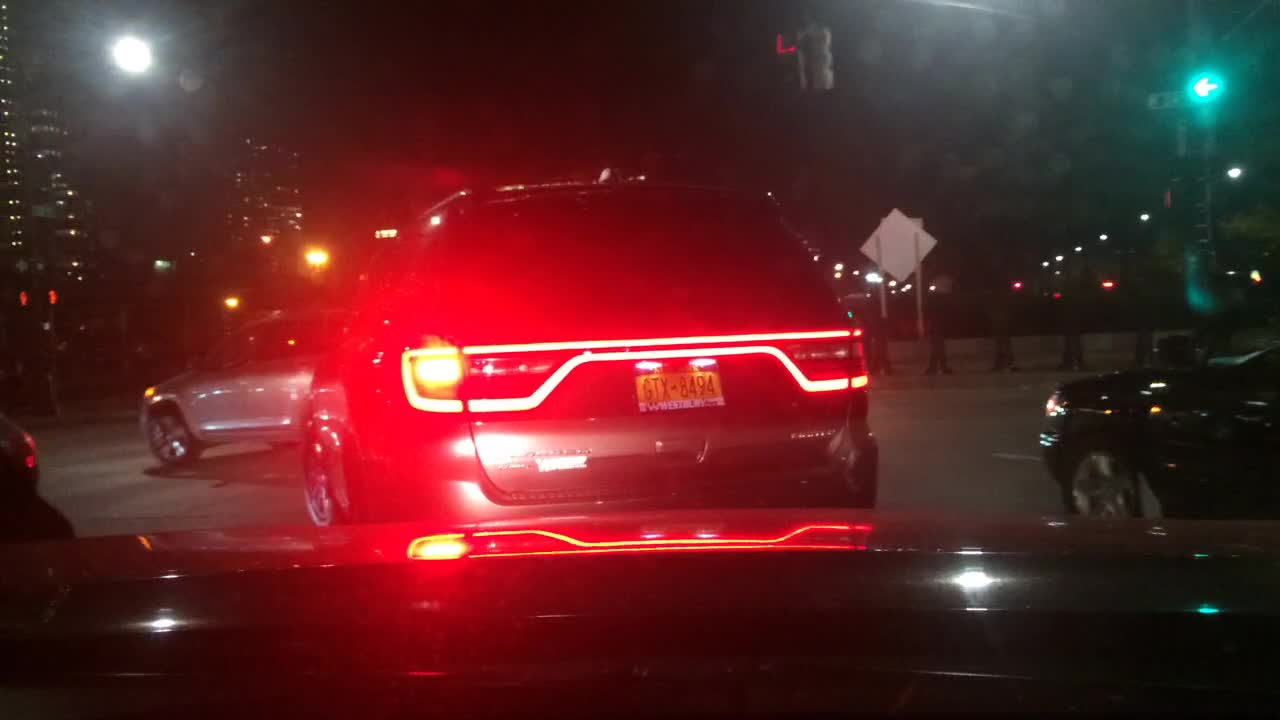
#> input picture dataset/Enhancement_only/img (1).jpg, 1280 x 720 px, given in place of the camera
$ python pc_pipeline.py
#> lines starting #> are read from the running program, lines starting #| are printed output that depends on the picture; after the words box and inside, x2 and y2 are one past the last pixel; in counts of white or black regions, pixels touching at a corner belong together
import cv2
import numpy as np

# ================================
# ENHANCEMENT FUNCTIONS
# ================================

def estimate_illumination(V):
    return cv2.GaussianBlur(V, (31, 31), 0)

def adaptive_enhance(V, illum):
    V = V.astype(np.float32)

    mean_v = np.mean(V)
    darkness_factor = 1 - (mean_v / 255.0)

    c = darkness_factor * 40  # tuned

    V_out = (V * (255 + c)) / (np.maximum(illum, V) + c)
    return np.clip(V_out, 0, 255).astype(np.uint8)

def smooth(img):
    return cv2.bilateralFilter(img, 5, 30, 30)

def sharpen(img):
    blur = cv2.GaussianBlur(img, (0,0), 1.0)
    return cv2.addWeighted(img, 1.5, blur, -0.5, 0)

# ================================
# CAMERA
# ================================
cap = cv2.VideoCapture(1, cv2.CAP_DSHOW)

cap.set(cv2.CAP_PROP_FRAME_WIDTH, 640)
cap.set(cv2.CAP_PROP_FRAME_HEIGHT, 480)

while True:
    ret, frame = cap.read()
#> frame is the input picture: shape (720, 1280, 3); mean B, G, R 37.2, 36.2, 90.3
    if not ret:
        break

    frame = cv2.resize(frame, (640, 480))
#> frame: shape (480, 640, 3)

    # ==================================
    # STEP 1: ENHANCEMENT
    # ==================================
    hsv = cv2.cvtColor(frame, cv2.COLOR_BGR2HSV)
#> hsv: shape (480, 640, 3); mean H, S, V 75.9, 159.6, 93.7
    H, S, V = cv2.split(hsv)

    illum = estimate_illumination(V)
#> in estimate_illumination, `return cv2.GaussianBlur(V, (31, 31), 0)`:
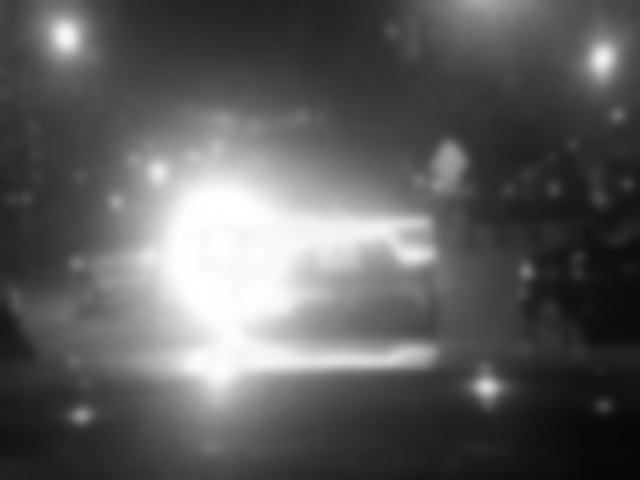
#> returned value: shape (480, 640); min 6, max 255, mean 93.7
    V_enhanced = adaptive_enhance(V, illum)
#> in adaptive_enhance, `mean_v = np.mean(V)`: mean_v = 93.68
#> in adaptive_enhance, `darkness_factor = 1 - (mean_v / 255.0)`: darkness_factor = 0.633
#> in adaptive_enhance, `c = darkness_factor * 40`: c = 25.31

    hsv_enhanced = cv2.merge([H, S, V_enhanced])
#> hsv_enhanced: shape (480, 640, 3); mean H, S, V 75.9, 159.6, 197.3
    enhanced = cv2.cvtColor(hsv_enhanced, cv2.COLOR_HSV2BGR)
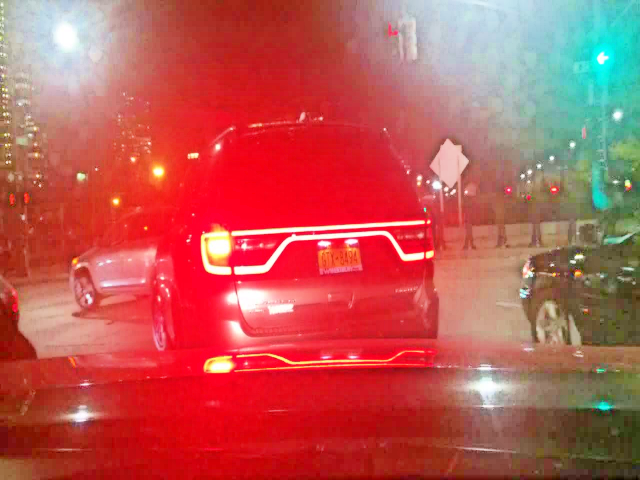
#> enhanced: shape (480, 640, 3); mean B, G, R 83.3, 87.5, 189

    enhanced = smooth(enhanced)
    enhanced = sharpen(enhanced)

    # ==================================
    # STEP 2: LANE DETECTION (ON ENHANCED)
    # ==================================
    lane_image = np.copy(enhanced)

    gray = cv2.cvtColor(lane_image, cv2.COLOR_BGR2GRAY)
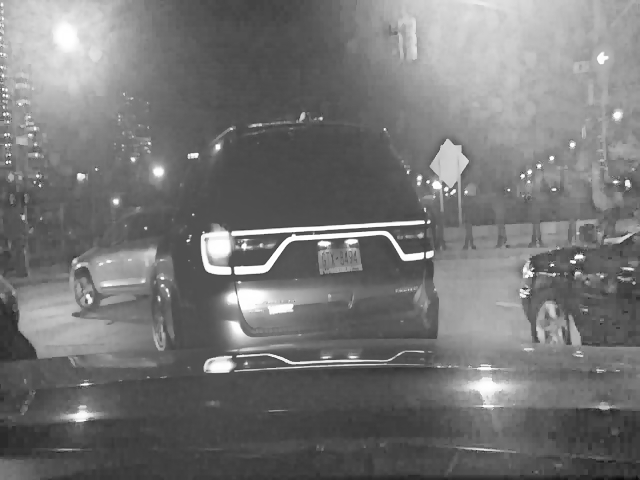
#> gray: shape (480, 640); min 11, max 255, mean 117.3
    blur = cv2.GaussianBlur(gray, (5, 5), 0)
#> blur: shape (480, 640)

    edges_gray = cv2.Canny(gray, 50, 150)
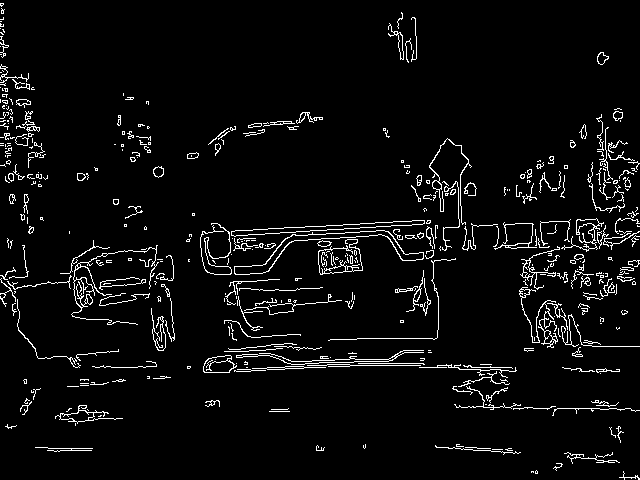
#> edges_gray: shape (480, 640); 4.6% white in thin lines or dots
    edges_blur = cv2.Canny(blur, 50, 150)
#> edges_blur: shape (480, 640); 3% white in thin lines or dots
    edges = cv2.bitwise_or(edges_gray, edges_blur)
#> edges: shape (480, 640); 5.3% white in thin lines or dots

    # ROI
    height, width = edges.shape
    mask = np.zeros_like(edges)

    polygon = np.array([[
        (int(0.1 * width), height),
        (int(0.9 * width), height),
        (int(0.6 * width), int(0.6 * height)),
        (int(0.4 * width), int(0.6 * height))
    ]])

    cv2.fillPoly(mask, polygon, 255)
#> mask: shape (480, 640); 20% white; 1 white region, box (x1, y1, x2, y2) and area: (65, 288, 576, 480) 61440
    cropped = cv2.bitwise_and(edges, mask)
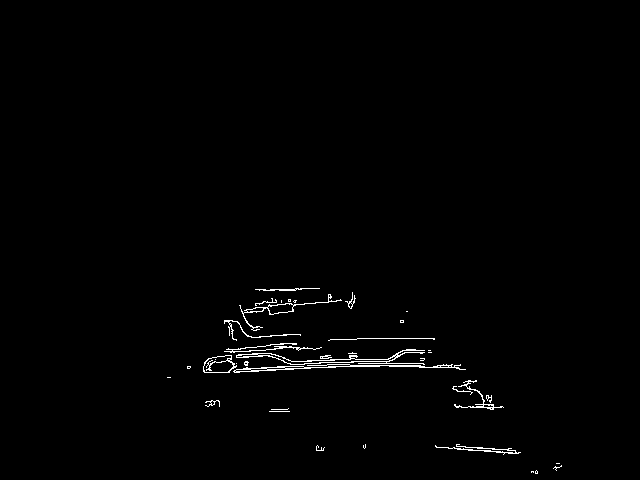
#> cropped: shape (480, 640); 0.94% white in thin lines or dots, all inside (x1, y1, x2, y2) = (167, 288, 562, 474)

    # HOUGH
    lines = cv2.HoughLinesP(
        cropped,
        2,
        np.pi / 180,
        80,
        minLineLength=40,
        maxLineGap=5
    )
#> lines = [[350, 365, 420, 365], [344, 359, 394, 359], [329, 366, 379, 366], [259, 290, 301, 289], [476, 450, 516, 453]]

    left_fit = []
    right_fit = []

    if lines is not None:
        for line in lines:
            x1, y1, x2, y2 = line.reshape(4)

            length = np.sqrt((x2 - x1)**2 + (y2 - y1)**2)
            if length < 50:
                continue

            slope, intercept = np.polyfit((x1, x2), (y1, y2), 1)

            if abs(slope) < 0.5:
                continue

            if slope < 0:
                left_fit.append((slope, intercept))
            else:
                right_fit.append((slope, intercept))
#> this loop made 5 passes
#> (x1, y1, x2, y2, length, slope, intercept) on passes 1 to 3: (350, 365, 420, 365, 70, -3.36e-16, 365), (344, 359, 394, 359, 50, -4.63e-16, 359), (329, 366, 379, 366, 50, -9.91e-16, 366)
#> after the loop, left_fit = []; right_fit = []

    left_avg = np.mean(left_fit, axis=0) if len(left_fit) > 0 else None
#> left_avg = None
    right_avg = np.mean(right_fit, axis=0) if len(right_fit) > 0 else None
#> right_avg = None

    def make_coordinates(image, line_params):
        if line_params is None:
            return None

        slope, intercept = line_params
        y1 = image.shape[0]
        y2 = int(y1 * 0.6)

        x1 = int((y1 - intercept) / slope)
        x2 = int((y2 - intercept) / slope)

        return [x1, y1, x2, y2]

    left_line = make_coordinates(enhanced, left_avg)
    right_line = make_coordinates(enhanced, right_avg)

    line_img = np.zeros_like(enhanced)

    if left_line is not None:
        cv2.line(line_img,
                 (left_line[0], left_line[1]),
                 (left_line[2], left_line[3]),
                 (255, 0, 0), 8)

    if right_line is not None:
        cv2.line(line_img,
                 (right_line[0], right_line[1]),
                 (right_line[2], right_line[3]),
                 (255, 0, 0), 8)

    final_lane = cv2.addWeighted(enhanced, 0.8, line_img, 1, 1)

    # ==================================
    # DISPLAY
    # ==================================
    cv2.putText(frame, "Original", (20, 40),
                cv2.FONT_HERSHEY_SIMPLEX, 1, (0,255,0), 2)

    cv2.putText(final_lane, "Enhanced + Lane", (20, 40),
                cv2.FONT_HERSHEY_SIMPLEX, 1, (0,255,0), 2)
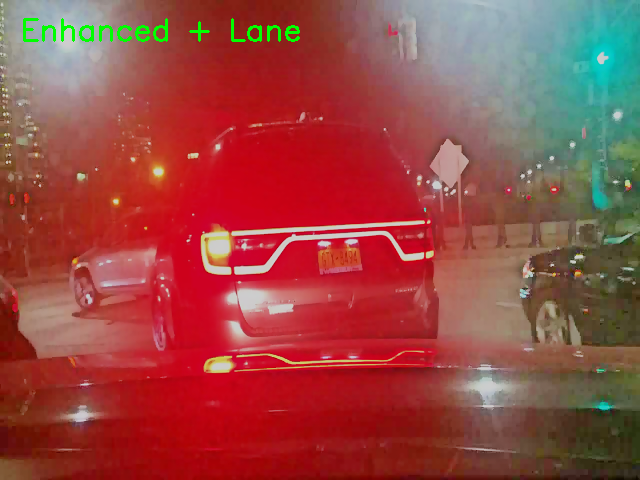
#> final_lane: shape (480, 640, 3); mean B, G, R 67.1, 71.8, 151.3

    combined = np.hstack((frame, final_lane))
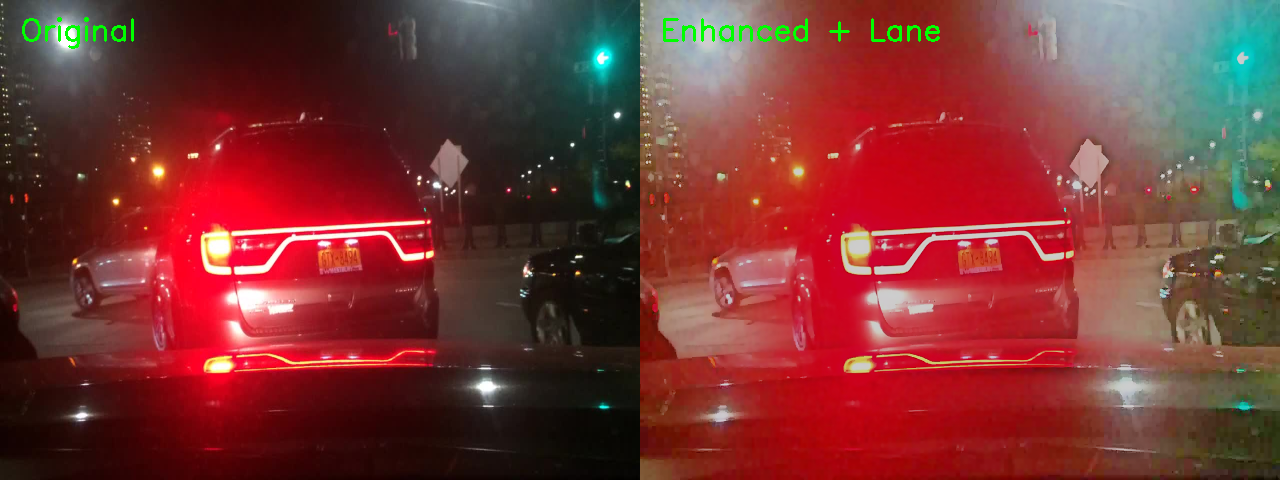
#> combined: shape (480, 1280, 3); mean B, G, R 52, 54.2, 120.6

    cv2.imshow("Final Pipeline", combined)

    if cv2.waitKey(1) & 0xFF == ord('q'):
#> (key q is pressed here)
        break

cap.release()
cv2.destroyAllWindows()

$ run again, on dataset/Enhancement_only/img (10).jpg
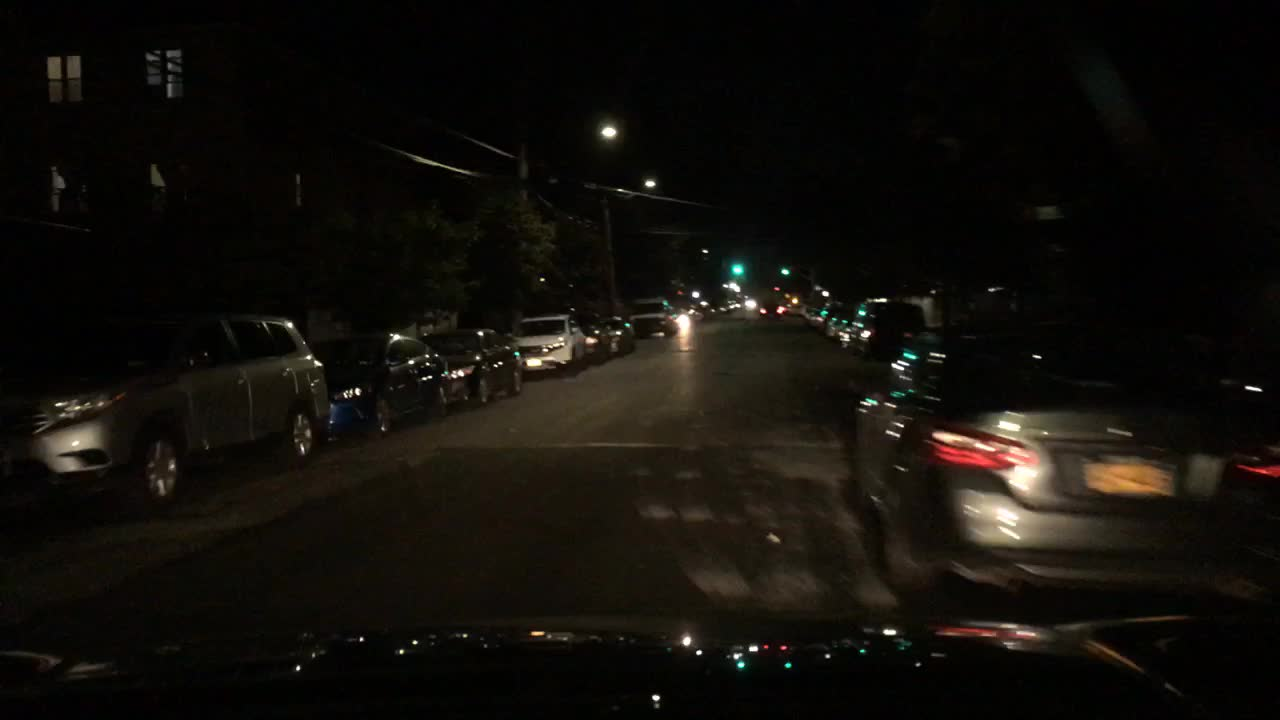
#> input picture dataset/Enhancement_only/img (10).jpg, 1280 x 720 px, given in place of the camera
#> frame is the input picture: shape (720, 1280, 3); mean B, G, R 10.2, 14.8, 17.5
#> hsv: shape (480, 640, 3); mean H, S, V 31, 136.3, 17.8
#> mean_v = 17.81
#> darkness_factor = 0.93
#> c = 37.21
#> hsv_enhanced: shape (480, 640, 3); mean H, S, V 31, 136.3, 66.7
#> `edges_gray = cv2.Canny(gray, 50, 150)`:
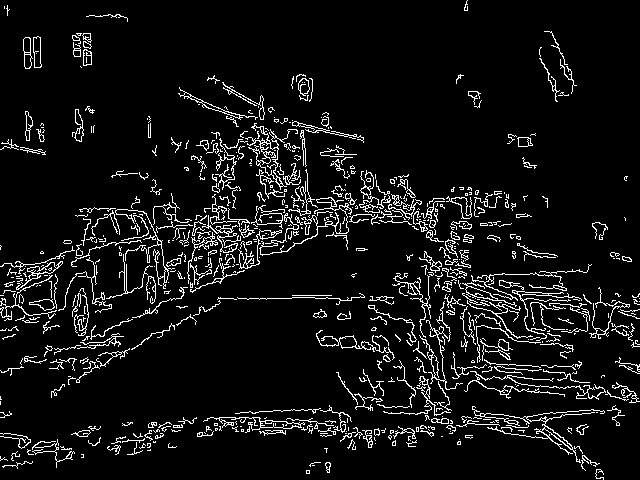
#> edges_gray: shape (480, 640); 7.3% white in thin lines or dots
#> edges_blur: shape (480, 640); 4.5% white in thin lines or dots
#> edges: shape (480, 640); 8.4% white in thin lines or dots
#> mask: shape (480, 640); 20% white; 1 white region, box (x1, y1, x2, y2) and area: (65, 288, 576, 480) 61440
#> cropped: shape (480, 640); 1.5% white in thin lines or dots, all inside (x1, y1, x2, y2) = (107, 293, 534, 474)
#> lines = [[287, 423, 332, 423], [350, 432, 417, 432], [304, 430, 349, 430], [214, 424, 260, 424], [365, 431, 406, 431], [259, 411, 318, 409], [420, 328, 435, 376]]
#> the loop `for line in lines:` made 7 passes
#> (x1, y1, x2, y2, length) on passes 1, 3, 4, 5: (287, 423, 332, 423, 45), (304, 430, 349, 430, 45), (214, 424, 260, 424, 46), (365, 431, 406, 431, 41)
#> after the loop `for line in lines:`: left_fit = []; right_fit = [(3.2, -1016)]
#> left_avg = None
#> right_avg = [3.2, -1016]
#> right_line = [467, 480, 407, 288]
#> `combined = np.hstack((frame, final_lane))`:
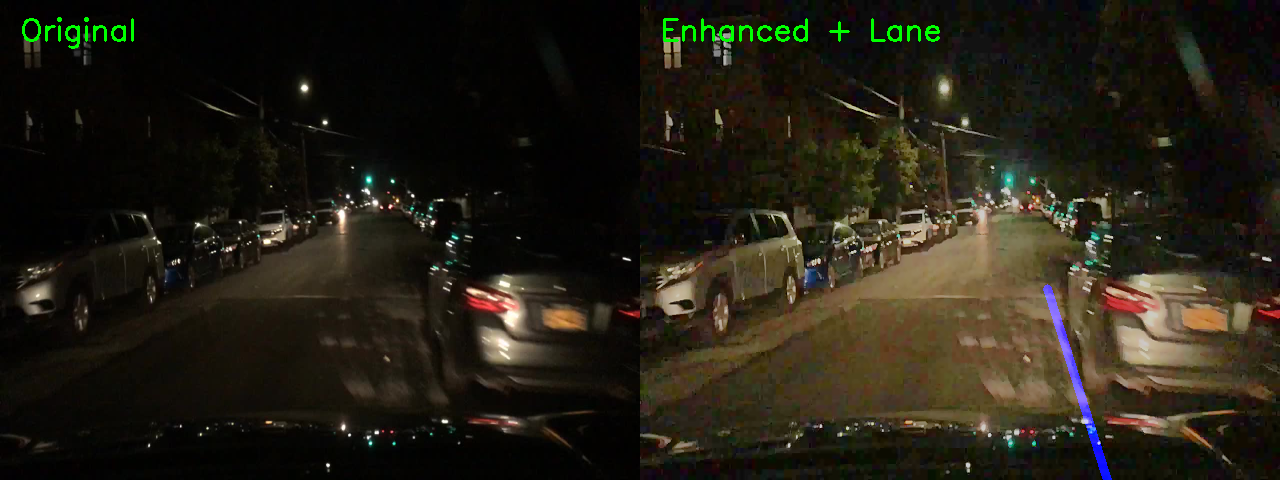
#> combined: shape (480, 1280, 3); mean B, G, R 20.1, 31, 35.1

$ run again, on dataset/Enhancement_only/img (11).jpg
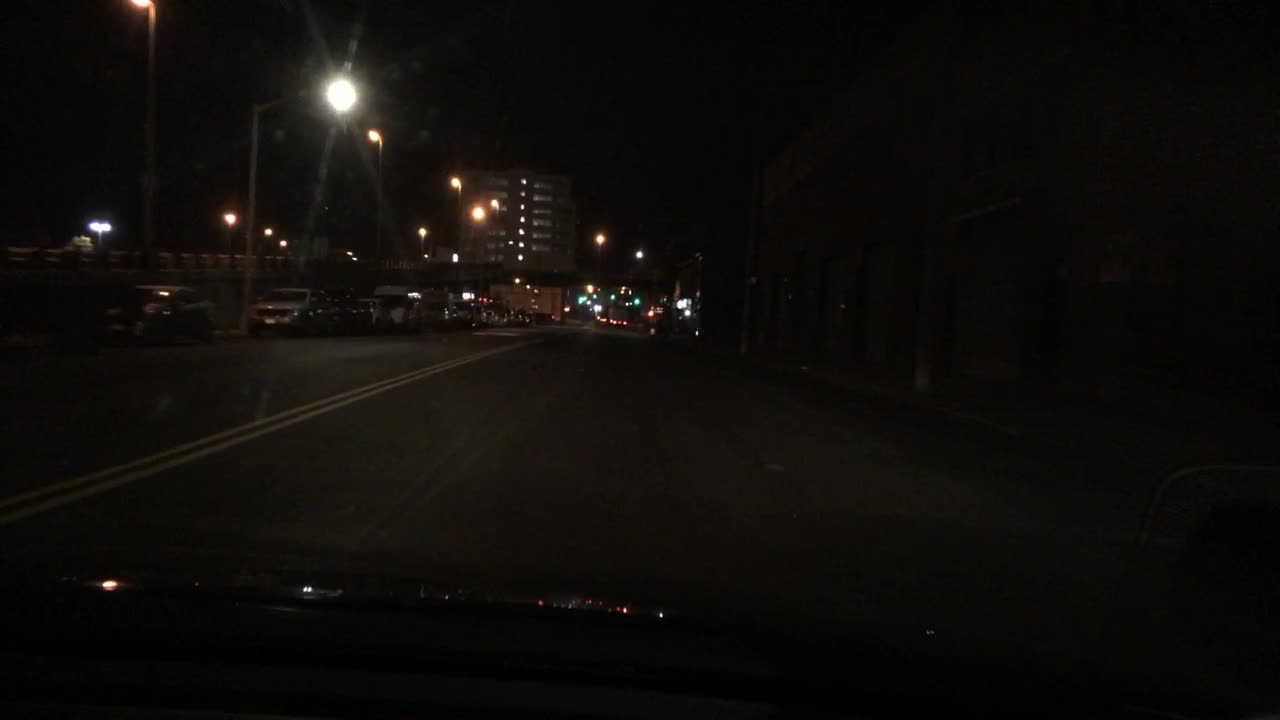
#> input picture dataset/Enhancement_only/img (11).jpg, 1280 x 720 px, given in place of the camera
#> frame is the input picture: shape (720, 1280, 3); mean B, G, R 9.4, 12.5, 14.7
#> hsv: shape (480, 640, 3); mean H, S, V 24, 94.5, 14.7
#> mean_v = 14.74
#> darkness_factor = 0.942
#> c = 37.69
#> hsv_enhanced: shape (480, 640, 3); mean H, S, V 24, 94.5, 69.8
#> `edges_gray = cv2.Canny(gray, 50, 150)`:
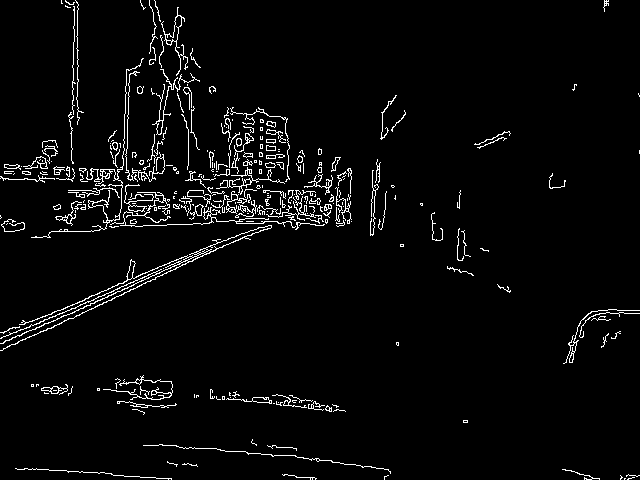
#> edges_gray: shape (480, 640); 3.6% white in thin lines or dots
#> edges_blur: shape (480, 640); 2.2% white in thin lines or dots
#> edges: shape (480, 640); 4.1% white in thin lines or dots
#> mask: shape (480, 640); 20% white; 1 white region, box (x1, y1, x2, y2) and area: (65, 288, 576, 480) 61440
#> cropped: shape (480, 640); 0.4% white in thin lines or dots, all inside (x1, y1, x2, y2) = (73, 342, 567, 480)
#> lines = [[233, 451, 289, 456], [209, 396, 313, 407], [340, 463, 383, 468], [116, 475, 161, 478]]
#> the loop `for line in lines:` made 4 passes
#> (x1, y1, x2, y2, length, slope, intercept) on passes 1 to 2: (233, 451, 289, 456, 56.22, 0.0893, 430.2), (209, 396, 313, 407, 104.6, 0.106, 373.9)
#> after the loop `for line in lines:`: left_fit = []
#> left_avg = None
#> `combined = np.hstack((frame, final_lane))`:
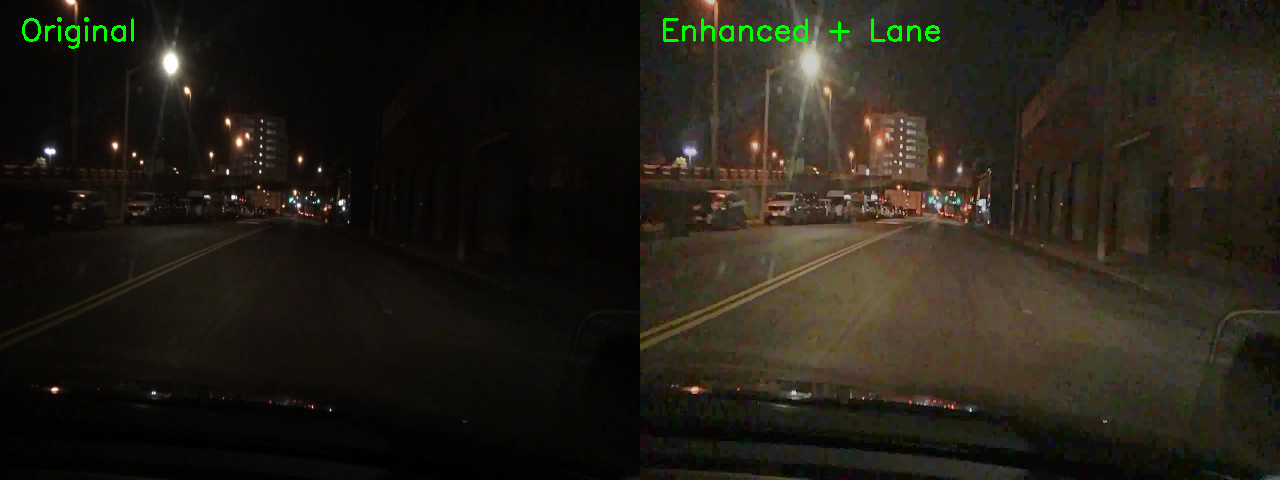
#> combined: shape (480, 1280, 3); mean B, G, R 22.5, 31.3, 35.4
